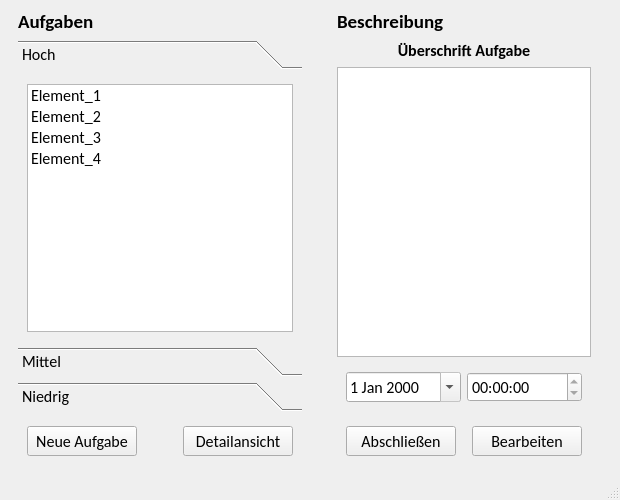
<?xml version="1.0" encoding="UTF-8"?>
<ui version="4.0">
 <class>frm_main_window</class>
 <widget class="QMainWindow" name="frm_main_window">
  <property name="geometry">
   <rect>
    <x>0</x>
    <y>0</y>
    <width>620</width>
    <height>500</height>
   </rect>
  </property>
  <property name="font">
   <font>
    <family>Calibri</family>
    <pointsize>12</pointsize>
   </font>
  </property>
  <property name="windowTitle">
   <string>Task Manager Beta</string>
  </property>
  <widget class="QWidget" name="centralwidget">
   <property name="sizePolicy">
    <sizepolicy hsizetype="Preferred" vsizetype="Preferred">
     <horstretch>0</horstretch>
     <verstretch>0</verstretch>
    </sizepolicy>
   </property>
   <property name="minimumSize">
    <size>
     <width>200</width>
     <height>300</height>
    </size>
   </property>
   <layout class="QHBoxLayout" name="horizontalLayout_3">
    <item>
     <widget class="QWidget" name="wg_main_tasks" native="true">
      <property name="sizePolicy">
       <sizepolicy hsizetype="Minimum" vsizetype="Preferred">
        <horstretch>0</horstretch>
        <verstretch>0</verstretch>
       </sizepolicy>
      </property>
      <property name="minimumSize">
       <size>
        <width>0</width>
        <height>0</height>
       </size>
      </property>
      <property name="maximumSize">
       <size>
        <width>325</width>
        <height>16777215</height>
       </size>
      </property>
      <layout class="QVBoxLayout" name="verticalLayout_5">
       <property name="topMargin">
        <number>0</number>
       </property>
       <property name="bottomMargin">
        <number>0</number>
       </property>
       <item>
        <widget class="QLabel" name="lb_tasks">
         <property name="font">
          <font>
           <family>Calibri</family>
           <pointsize>14</pointsize>
           <bold>true</bold>
          </font>
         </property>
         <property name="text">
          <string>Aufgaben</string>
         </property>
         <property name="alignment">
          <set>Qt::AlignmentFlag::AlignLeading|Qt::AlignmentFlag::AlignLeft|Qt::AlignmentFlag::AlignVCenter</set>
         </property>
        </widget>
       </item>
       <item>
        <widget class="QToolBox" name="tb_tasks">
         <property name="currentIndex">
          <number>0</number>
         </property>
         <widget class="QWidget" name="high">
          <property name="geometry">
           <rect>
            <x>0</x>
            <y>0</y>
            <width>290</width>
            <height>272</height>
           </rect>
          </property>
          <attribute name="label">
           <string>Hoch</string>
          </attribute>
          <layout class="QVBoxLayout" name="verticalLayout">
           <item>
            <widget class="QListWidget" name="lw_high">
             <property name="layoutDirection">
              <enum>Qt::LayoutDirection::LeftToRight</enum>
             </property>
             <item>
              <property name="text">
               <string>Element_1</string>
              </property>
             </item>
             <item>
              <property name="text">
               <string>Element_2</string>
              </property>
             </item>
             <item>
              <property name="text">
               <string>Element_3</string>
              </property>
             </item>
             <item>
              <property name="text">
               <string>Element_4</string>
              </property>
             </item>
            </widget>
           </item>
          </layout>
         </widget>
         <widget class="QWidget" name="medium">
          <property name="geometry">
           <rect>
            <x>0</x>
            <y>0</y>
            <width>98</width>
            <height>76</height>
           </rect>
          </property>
          <attribute name="label">
           <string>Mittel</string>
          </attribute>
          <layout class="QVBoxLayout" name="verticalLayout_2">
           <item>
            <widget class="QListWidget" name="lw_medium">
             <item>
              <property name="text">
               <string>Element_1</string>
              </property>
             </item>
             <item>
              <property name="text">
               <string>Element_2</string>
              </property>
             </item>
             <item>
              <property name="text">
               <string>Element_3</string>
              </property>
             </item>
             <item>
              <property name="text">
               <string>Element_4</string>
              </property>
             </item>
             <item>
              <property name="text">
               <string>Element_5</string>
              </property>
             </item>
             <item>
              <property name="text">
               <string>Element_6</string>
              </property>
             </item>
            </widget>
           </item>
          </layout>
         </widget>
         <widget class="QWidget" name="low">
          <property name="geometry">
           <rect>
            <x>0</x>
            <y>0</y>
            <width>98</width>
            <height>76</height>
           </rect>
          </property>
          <attribute name="label">
           <string>Niedrig</string>
          </attribute>
          <layout class="QVBoxLayout" name="verticalLayout_3">
           <item>
            <widget class="QListWidget" name="lw_low">
             <item>
              <property name="text">
               <string>Element_1</string>
              </property>
             </item>
             <item>
              <property name="text">
               <string>Element_2</string>
              </property>
             </item>
             <item>
              <property name="text">
               <string>Element_3</string>
              </property>
             </item>
             <item>
              <property name="text">
               <string>Element_4</string>
              </property>
             </item>
            </widget>
           </item>
          </layout>
         </widget>
        </widget>
       </item>
       <item>
        <widget class="QWidget" name="wg_tasks_buttons" native="true">
         <layout class="QHBoxLayout" name="horizontalLayout">
          <item>
           <widget class="QPushButton" name="pb_new_task">
            <property name="minimumSize">
             <size>
              <width>110</width>
              <height>30</height>
             </size>
            </property>
            <property name="maximumSize">
             <size>
              <width>140</width>
              <height>40</height>
             </size>
            </property>
            <property name="text">
             <string>Neue Aufgabe</string>
            </property>
           </widget>
          </item>
          <item>
           <spacer name="horizontalSpacer_2">
            <property name="orientation">
             <enum>Qt::Orientation::Horizontal</enum>
            </property>
            <property name="sizeHint" stdset="0">
             <size>
              <width>40</width>
              <height>20</height>
             </size>
            </property>
           </spacer>
          </item>
          <item>
           <widget class="QPushButton" name="pb_show_description">
            <property name="minimumSize">
             <size>
              <width>110</width>
              <height>30</height>
             </size>
            </property>
            <property name="maximumSize">
             <size>
              <width>140</width>
              <height>40</height>
             </size>
            </property>
            <property name="text">
             <string>Detailansicht</string>
            </property>
            <property name="checkable">
             <bool>true</bool>
            </property>
            <property name="autoDefault">
             <bool>false</bool>
            </property>
           </widget>
          </item>
         </layout>
        </widget>
       </item>
      </layout>
     </widget>
    </item>
    <item>
     <spacer name="horizontalSpacer">
      <property name="orientation">
       <enum>Qt::Orientation::Horizontal</enum>
      </property>
      <property name="sizeHint" stdset="0">
       <size>
        <width>40</width>
        <height>20</height>
       </size>
      </property>
     </spacer>
    </item>
    <item>
     <widget class="QWidget" name="wg_main_description" native="true">
      <property name="sizePolicy">
       <sizepolicy hsizetype="Preferred" vsizetype="Preferred">
        <horstretch>0</horstretch>
        <verstretch>0</verstretch>
       </sizepolicy>
      </property>
      <property name="minimumSize">
       <size>
        <width>0</width>
        <height>0</height>
       </size>
      </property>
      <property name="maximumSize">
       <size>
        <width>325</width>
        <height>16777215</height>
       </size>
      </property>
      <layout class="QVBoxLayout" name="verticalLayout_4">
       <property name="topMargin">
        <number>0</number>
       </property>
       <property name="bottomMargin">
        <number>0</number>
       </property>
       <item>
        <widget class="QLabel" name="lb_description">
         <property name="font">
          <font>
           <family>Calibri</family>
           <pointsize>14</pointsize>
           <bold>true</bold>
          </font>
         </property>
         <property name="text">
          <string>Beschreibung</string>
         </property>
         <property name="alignment">
          <set>Qt::AlignmentFlag::AlignLeading|Qt::AlignmentFlag::AlignLeft|Qt::AlignmentFlag::AlignVCenter</set>
         </property>
        </widget>
       </item>
       <item>
        <widget class="QLabel" name="lb_task_title">
         <property name="font">
          <font>
           <family>Calibri</family>
           <pointsize>12</pointsize>
           <bold>true</bold>
          </font>
         </property>
         <property name="text">
          <string>Überschrift Aufgabe</string>
         </property>
         <property name="alignment">
          <set>Qt::AlignmentFlag::AlignCenter</set>
         </property>
        </widget>
       </item>
       <item>
        <widget class="QTextEdit" name="te_description">
         <property name="readOnly">
          <bool>true</bool>
         </property>
        </widget>
       </item>
       <item>
        <widget class="QWidget" name="wg_description_time" native="true">
         <property name="font">
          <font>
           <family>Calibri</family>
           <pointsize>12</pointsize>
          </font>
         </property>
         <layout class="QHBoxLayout" name="horizontalLayout_4">
          <item>
           <widget class="QDateEdit" name="ded_description">
            <property name="readOnly">
             <bool>true</bool>
            </property>
            <property name="calendarPopup">
             <bool>true</bool>
            </property>
           </widget>
          </item>
          <item>
           <widget class="QTimeEdit" name="ted_description">
            <property name="readOnly">
             <bool>true</bool>
            </property>
           </widget>
          </item>
         </layout>
        </widget>
       </item>
       <item>
        <widget class="QWidget" name="wg_description_buttons" native="true">
         <layout class="QHBoxLayout" name="horizontalLayout_2">
          <item>
           <widget class="QPushButton" name="pb_finish_task">
            <property name="minimumSize">
             <size>
              <width>110</width>
              <height>30</height>
             </size>
            </property>
            <property name="maximumSize">
             <size>
              <width>140</width>
              <height>40</height>
             </size>
            </property>
            <property name="text">
             <string>Abschließen</string>
            </property>
           </widget>
          </item>
          <item>
           <spacer name="horizontalSpacer_3">
            <property name="orientation">
             <enum>Qt::Orientation::Horizontal</enum>
            </property>
            <property name="sizeHint" stdset="0">
             <size>
              <width>40</width>
              <height>20</height>
             </size>
            </property>
           </spacer>
          </item>
          <item>
           <widget class="QPushButton" name="pb_edit_task">
            <property name="minimumSize">
             <size>
              <width>110</width>
              <height>30</height>
             </size>
            </property>
            <property name="maximumSize">
             <size>
              <width>140</width>
              <height>40</height>
             </size>
            </property>
            <property name="text">
             <string>Bearbeiten</string>
            </property>
           </widget>
          </item>
         </layout>
        </widget>
       </item>
      </layout>
     </widget>
    </item>
    <item>
     <spacer name="horizontalSpacer_4">
      <property name="orientation">
       <enum>Qt::Orientation::Horizontal</enum>
      </property>
      <property name="sizeHint" stdset="0">
       <size>
        <width>40</width>
        <height>20</height>
       </size>
      </property>
     </spacer>
    </item>
   </layout>
  </widget>
  <widget class="QStatusBar" name="statusbar"/>
 </widget>
 <resources/>
 <connections/>
</ui>
